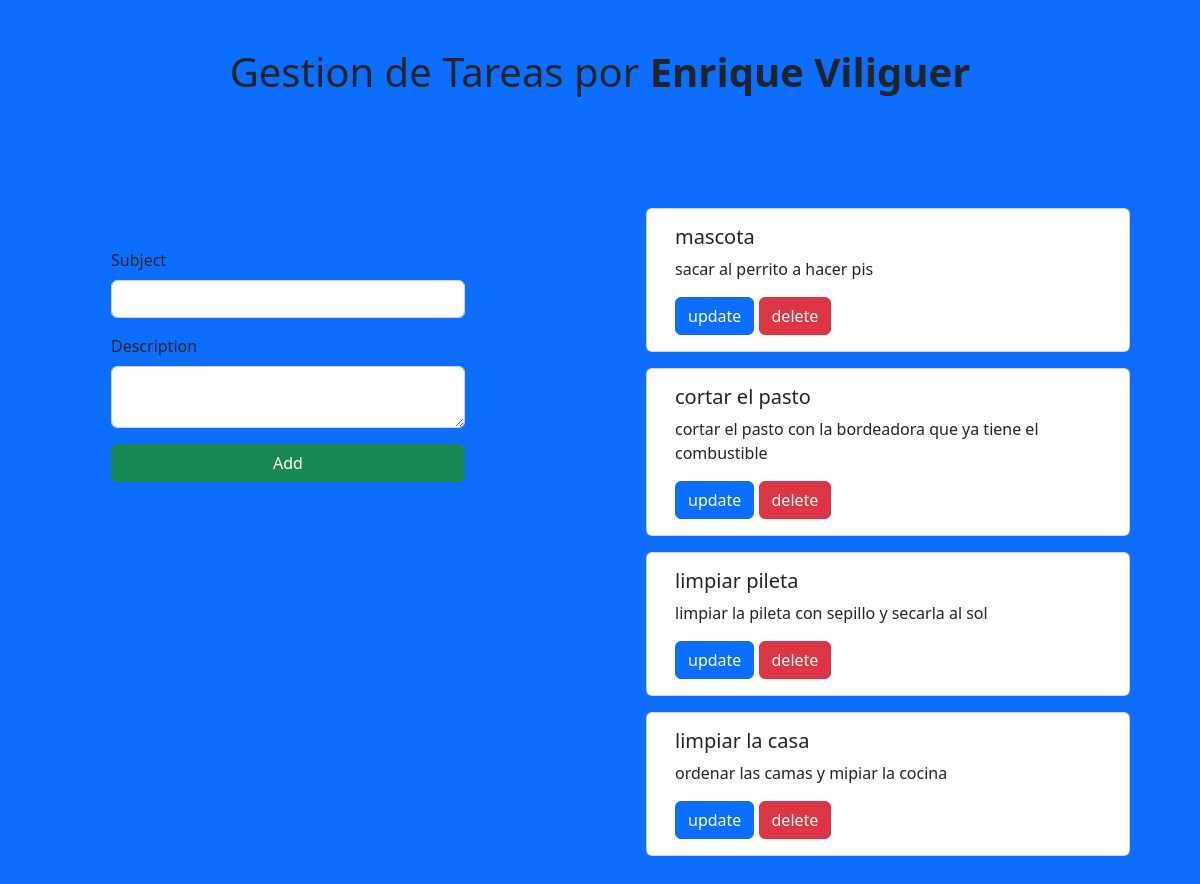
The page / on the database its author committed.
### app/models.py (models this page shows, shortened)
class Tarea(models.Model):
    subject= models.CharField(max_length=100)
    description= models.CharField(max_length=200)

### app/views.py (the view)
# urls.py: path("", views.index, name="index" ),
def index(request):
    template= loader.get_template("app/index.html")
    db_data=Tarea.objects.all()
    context = {
        "db_data":db_data[::-1],
        "update":None
    }
    return render(request,"app/index.html",context)

### app/templates/app/index.html (shortened to what this page needs)
<!DOCTYPE html>
<html lang="en">
<head>
    <link href="https://cdn.jsdelivr.net/npm/bootstrap@5.2.0-beta1/dist/css/bootstrap.min.css" rel="stylesheet">
</head>
<body class="bg-primary">
    <main class="container-fluid">
        <div class="row my-5">
            <h1 class="col text-center">Gestion de Tareas por <b>Enrique Viliguer</b></h1>
        </div>
        <div class="row justify-content-center py-5">
            <div class="col-6 row justify-content-center h-50 p-5">
                {% if update  %}
                <form class="w-75" method="post" action={% url "update" %} >
                    {% csrf_token %}
                    <div class="mb-3">
                        <label for="subject" class="form-label">Subject</label>
                        <input type="text" value="{{update.subject}}" class="form-control" name="subject" id="subject" aria-describedby="emailHelp">
                    </div>
                    <div class="mb-3">
                        <label for="description"  class="form-label">Description</label>
                        <textarea type="text" name="description" class="form-control"
                        id="description">{{ update.description}}</textarea >
                    </div>
                    <input type="hidden" name="id" value="{{update.id}}"/>
                    <button type="submit" class="btn btn-primary w-100">update</button>
                </form>
             {% else %}
             <form class="w-75" method="post" action={% url "insert" %} >
                <div class="mb-3">
                    <label for="subject" class="form-label">Subject</label>
                    <input type="text" class="form-control" name="subject" id="subject" aria-describedby="emailHelp">
                </div>
                <div class="mb-3">
                    <label for="description" class="form-label">Description</label>
                    <textarea type="text" name="description" class="form-control" id="description"></textarea>
                </div>
                <button type="submit" class="btn btn-success w-100">Add</button>
            </form>
            {% endif %}
            </div>
            <div class="col-5 container justify-content-center">
            {% for data in db_data %}
               <div class="row">
                <div class="card w-75 col m-2">
                    <div class="card-body">
                        <h5 class="card-title">{{ data.subject }}</h5>
                        <p class="card-text">{{ data.description }}</p>
                        <a href={% url "update_form" data.id %} class="btn btn-primary">update</a>
                        <a href={% url "delete" data.id %} class="btn btn-danger">delete</a>
                    </div>
                </div>
                </div>
            {% endfor %}
            </div>
        </div>
    </main>
</body>
</html>

### rows shown on the page
Tarea: subject "mascota", description "sacar al perrito a hacer pis"
Tarea: subject "cortar el pasto", description "cortar el pasto con la bordeadora que ya tiene el combustible"
Tarea: subject "limpiar pileta", description "limpiar la pileta con sepillo y secarla al sol"
Tarea: subject "limpiar la casa", description "ordenar las camas y mipiar la cocina"
